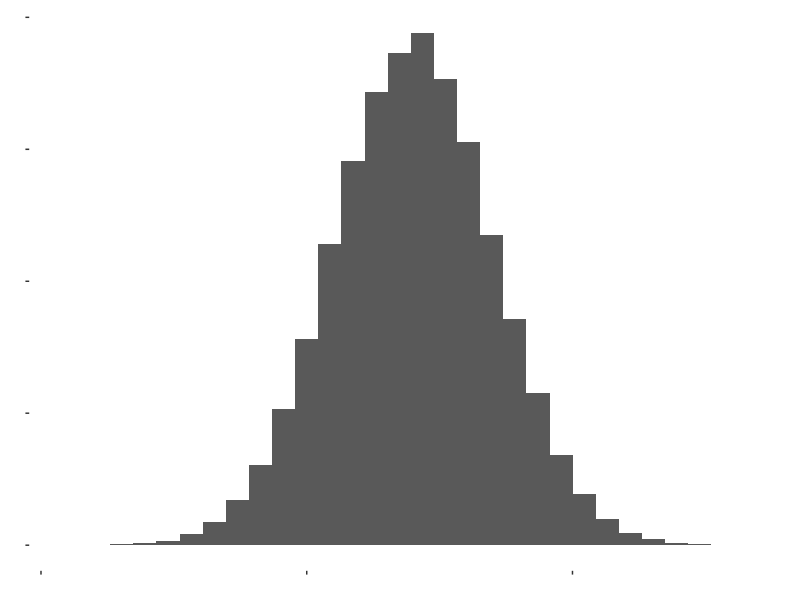
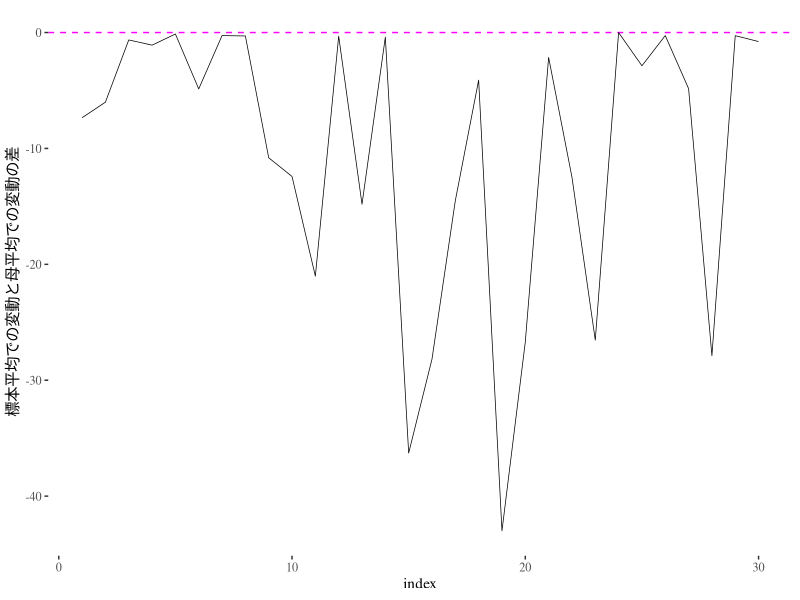
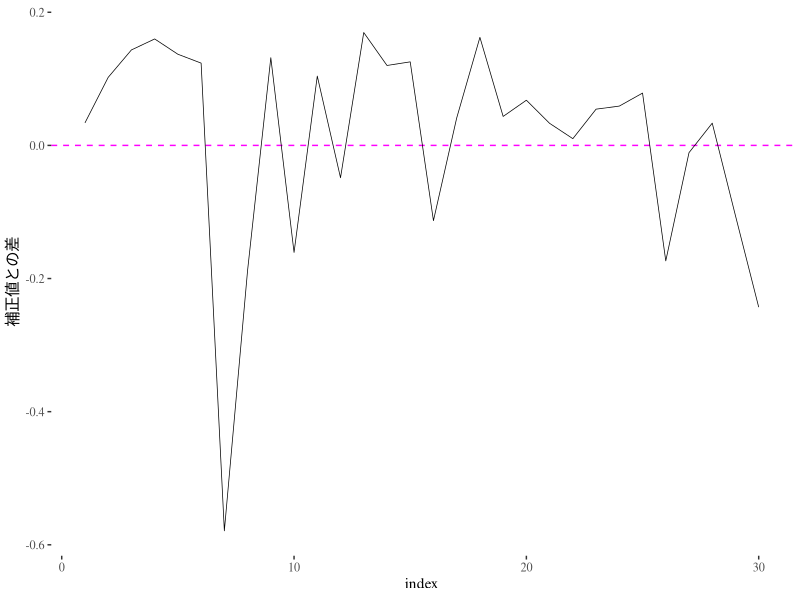

Reproduce these figures in R, in order. (Note: this script raises an error after producing the figures.)
## ---- chunk 1
library(tidyverse)
library(tufte)

# invalidate cache when the tufte version changes
knitr::opts_chunk$set(cache.extra = packageVersion('tufte'))
options(htmltools.dir.version = FALSE)

knitr::opts_chunk$set(echo = TRUE,                 # Rコードを出力する
                      warning = FALSE,             # Rの警告を抑止する
                      fig_caption = TRUE,
                      fig.align = 'center',        # 図を中央揃えにする
                      attr.source='.numberLines'   # Rコードに行番号表示
                      )

# tufte packageでは、余白に図などを表示させる制御があるためfig.posによる
# 図表位置の固定はできません。また、見出しは節レベル（level 2）までです。
if (knitr::is_latex_output()) {
  knitr::opts_chunk$set(dev = "cairo_pdf",       # 図の出力にPDFデバイスを使う
                        dev.args = list(family = "Source Han Code JP"),
                                                 # 図のフォントを指定する
                        tinytex.verbose = TRUE   # デバッグ用メッセージを出力
                        )
}

df_print <- function(df = NULL,             # 表示させたいデータをフレームを指定
                     n = 3L,                # 省略表示時の行数
                     caption = NULL,        # 表見出しを指定
                     booktabs = TRUE,       # FALSEで縦罫線を描画
                     font_size = NULL,      # 表内文字のフォントサイズ
                     position = "center",   # 表の横位置
                     full_width = FALSE,    # TRUEで幅いっぱいに拡大表示
                     scale_down = FALSE,    # TRUEで横幅に収まるよう縮小表示
                     all = FALSE,           # TRUEですべてのデータを表示
                     head_tail = FALSE,     # TRUEで先頭・末尾をn行ずつ表示
                     ...) {                 # kableExtra::kblに渡す引数
  if (!is.null(df)) {
    if (knitr::is_latex_output()) {
      if (scale_down == FALSE) {
        # latex_option = c("striped", "HOLD_position")
        latex_option = c("striped１")
      } else {
        # latex_option = c("striped", "HOLD_position", "scale_down")
        latex_option = c("striped", "scale_down")
      }
      if (all == FALSE) {
        df <- df %>% 
          psych::headTail(top = n,
                          bottom = dplyr::if_else(head_tail == FALSE, 0L, n))
      }
      df %>% 
        kableExtra::kbl(caption  = caption, booktabs = booktabs, ...) %>%
        kableExtra::kable_styling(font_size = font_size, position = position,
                                  full_width = full_width,
                                  latex_options = latex_option)
    } else {   # 出力タイプ不明の場合
      rmarkdown::paged_table(df)
    }
  }
}

## ---- chunk 2
n <- 100000
x <- rnorm(n, mean = 4, sd = 3)
mu <- mean(x)

data.frame(x = x) %>% 
  ggplot2::ggplot(ggplot2::aes(x = x)) +
    ggplot2::geom_histogram() + 
    ggplot2::labs(x = "", y = "") +
    ggthemes::theme_tufte() + 
    ggplot2::theme(axis.text.x = ggplot2::element_blank(),
                   axis.text.y = ggplot2::element_blank())
## ---- chunk 3
df <- data.frame()
for (i in c(1:30)) {
  xs <- sample(x, size = 3, replace = FALSE)  # 母集団から3つのデータを取り出す
  xb <- mean(xs)                  # 標本平均を求める
  dssxb <- sum((xs - xb)^2)       # 標本平均を用いた変動（偏差平方和）
  dssmu <- sum((xs - mu)^2)       # 母平均を用いた変動（偏差平方和）
  # 計算結果をデータフレームにまとめる
  dftmp <- data.frame(no = i,     # 通し番号
                      x1 = xs[1], # 標本データ(n = 1)
                      x2 = xs[2], # 標本データ(n = 2)
                      x3 = xs[3], # 標本データ(n = 3)
                      xb,         # 標本平均
                      mu,         # 母平均
                      dssxb,      # 標本平均を用いた変動（偏差平方和）
                      dssmu,      # 母平均を用いた変動（偏差平方和）
                      diff = dssxb - dssmu  # 負値なら標本平均による変動が小さい
                      )
  df <- dplyr::bind_rows(df, dftmp)
}

df %>% 
  dplyr::rename(`標本平均`= xb, `母平均` = mu,
                `標本平均での変動` = dssxb, `母平均での変動` = dssmu,
                `変動差（標本-母）` = diff) %>% 
  df_print(all = TRUE, scale_down = TRUE, caption = "シミュレーション結果")
## ---- chunk 4
df %>% 
  ggplot2::ggplot(ggplot2::aes(x = no)) +
    ggplot2::geom_hline(yintercept = 0, color = "magenta", linetype = "dashed") + 
    ggplot2::geom_line(ggplot2::aes(y = diff), size = 0.25) +
    ggplot2::labs(x = "index", y = "標本平均での変動と母平均での変動の差") + 
    ggthemes::theme_tufte()
## ---- chunk 5
df <- data.frame()
m <- 12
for (i in c(1:30)) {
  xs <- sample(x, size = m, replace = FALSE)  # 母集団からデータを取り出す
  xb <- mean(xs)                              # 標本平均を求める
  sdxb <- sqrt(sum((xs - xb)^2) / (m - 1))    # 自由度で補正した標本標準偏差
  sdmu <- sqrt(sum((xs - mu)^2) / m)          # 母平均を用いた標本標準偏差
  # 計算結果をデータフレームにまとめる
  dftmp <- data.frame(no = i,             # 通し番号
                      x1 = xs[1],         # 標本データ(n = 1)
                      x2 = xs[2],         # 標本データ(n = 2)
                      x3 = xs[3],         # 標本データ(n = 3)
                      xb,                 # 標本平均
                      mu,                 # 母平均
                      sdxb,               # 補正した標本標準偏差（不偏推定値）
                      sdmu,               # 母平均を用いた標本標準偏差
                      diff = sdxb - sdmu  # 負値なら標本平均による変動が小さい
                      )
  df <- dplyr::bind_rows(df, dftmp)
}

df %>% 
  dplyr::rename(`標本平均`= xb, `母平均` = mu,
                `補正した標準偏差` = sdxb, `母平均による標準偏差` = sdmu,
                `差（標本-母）` = diff) %>% 
  df_print(all = TRUE, scale_down = TRUE, caption = "シミュレーション結果")

## ---- chunk 6
df %>% 
  ggplot2::ggplot(ggplot2::aes(x = no)) +
    ggplot2::geom_hline(yintercept = 0, color = "magenta", linetype = "dashed") + 
    ggplot2::geom_line(ggplot2::aes(y = diff), size = 0.25) +
    ggplot2::labs(x = "index", y = "補正値との差") + 
    ggthemes::theme_tufte()
## ---- chunk 7
mean(x)                # 平均値
(n / (n - 1)) * sd(x)  # 標準偏差
## ---- chunk 8
# create a bib file for the R packages used in this document
knitr::write_bib(c('base', 'rmarkdown'), file = './bib/skeleton.bib')
